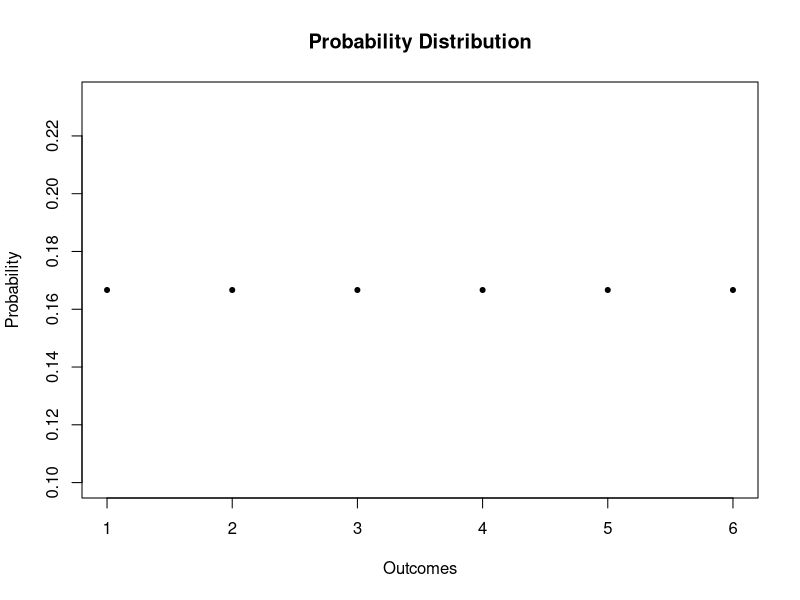
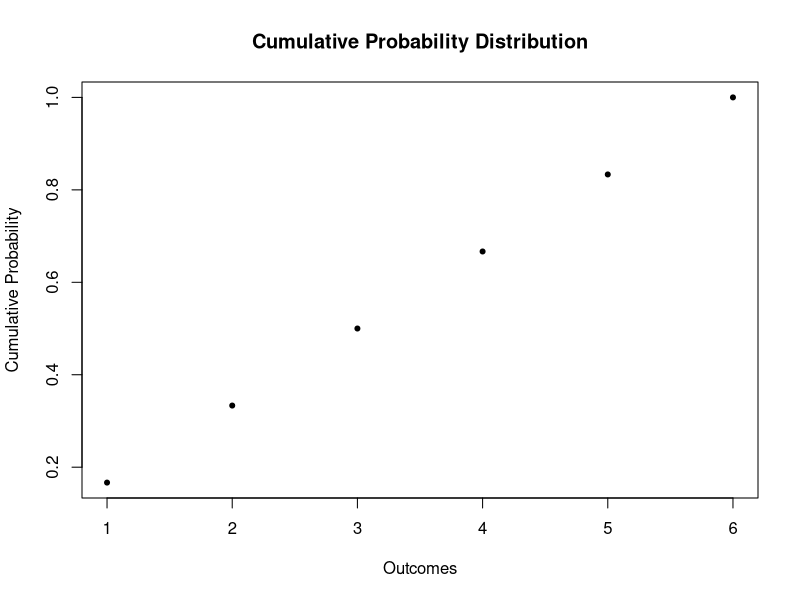

These figures' R source, in order:
## ---- chunk 1
# sameple function to simulate the random outcome
sample (1:6, size = 1)

# generate the vector of probabilities 
probability <- rep(1/6, 6) 

# plot the probabilities 
plot(probability,
     xlab = "Outcomes",
     ylab="Probability",
     main = "Probability Distribution",
     pch=20) 

# generate the vector of cumulative probabilities 
cum_probability <- cumsum(probability) 

# plot the probabilites 
plot(cum_probability, 
     xlab = "Outcomes", 
     ylab="Cumulative Probability",
     main = "Cumulative Probability Distribution",
     pch=20) 
## ---- chunk 2

# simulate coin tossing heads and tails

sample ( c ("H", "T"), size =1)

#binomial distribution for dichotomous variable/ a variable with two possible distinct outcomes

dbinom( x= 5, 
        size = 10, 
        prob = 0.5)

# the probabiliy of observing head k=5 times when tossing a fair coin n=10 times is about 24.6%

# compute P(4 <= k <= 7) using 'dbinom()'
sum(dbinom(x = 4:7, size = 10, prob = 0.5))

# compute P(4 <= k <= 7) using 'pbinom()'
pbinom(size = 10, prob = 0.5, q = 7) - pbinom(size = 10, prob = 0.5, q = 3) 
